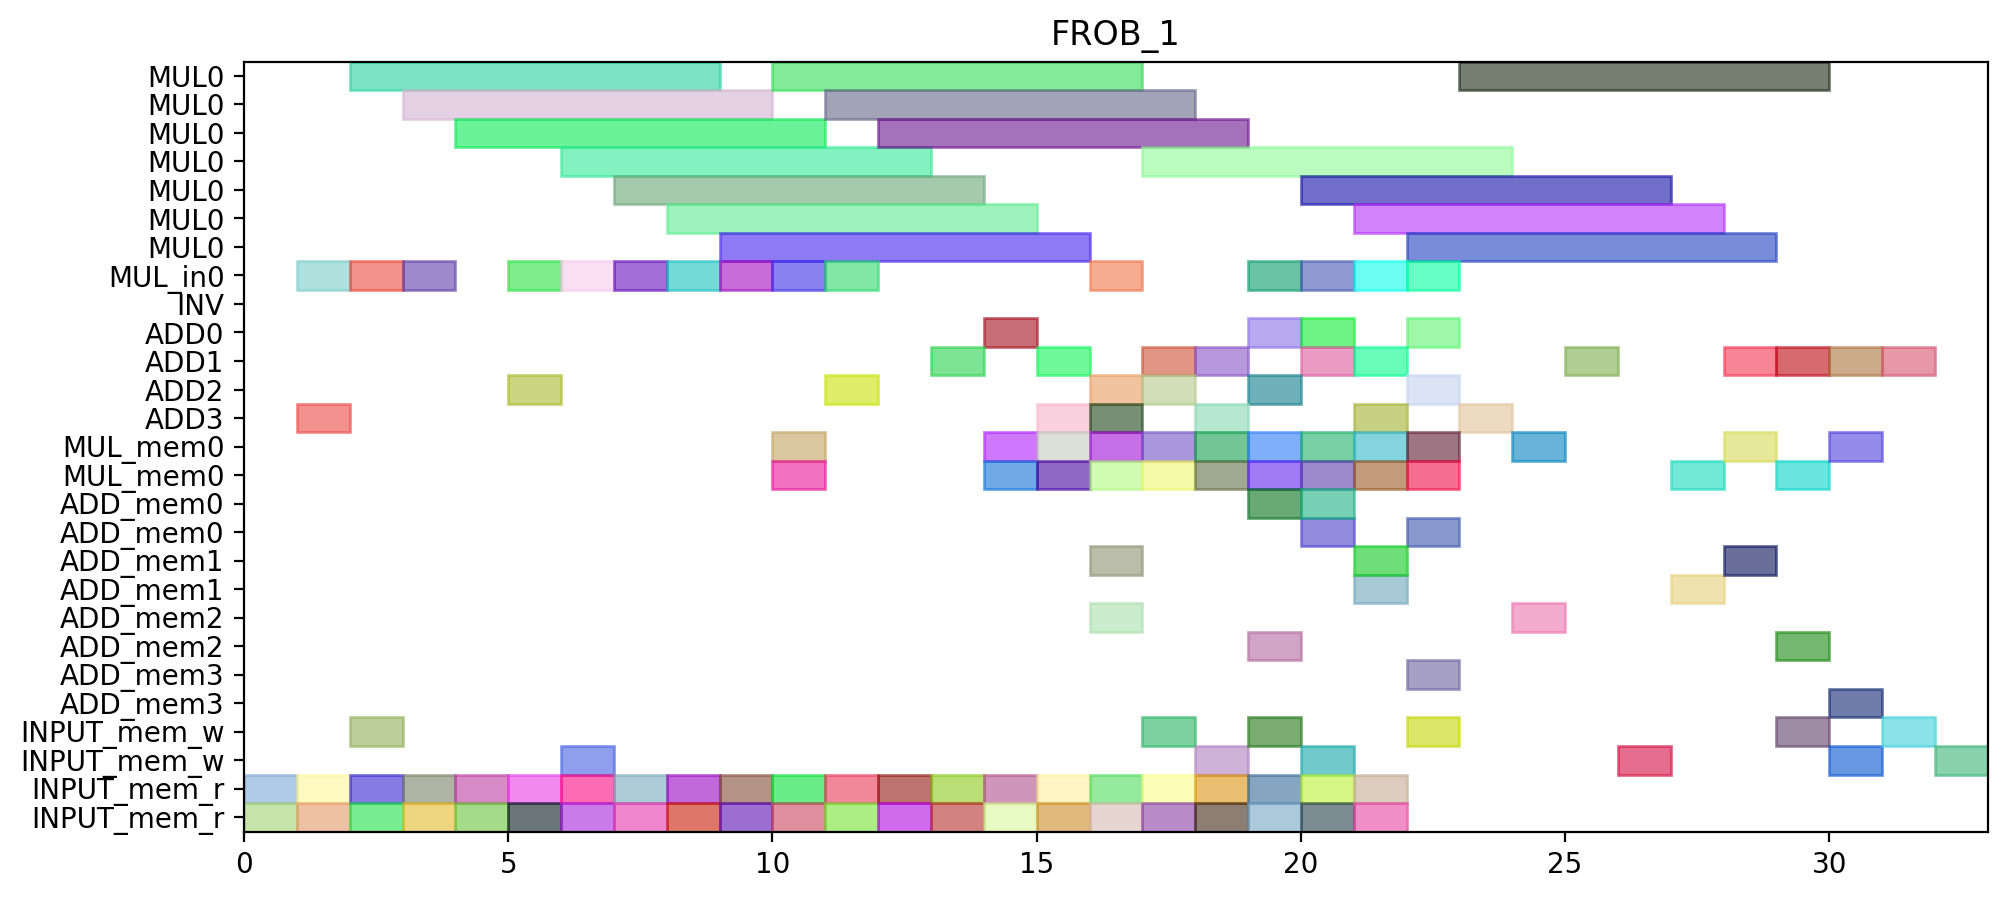

The Python source for this figure:
from pyschedule import Scenario, solvers, plotters, alt


def solve():
	horizon = 113
	S = Scenario("FROB_1", horizon=horizon)

	# resource
	MUL = S.Resources('MUL', num=1, size=7)
	MUL_in = S.Resources('MUL_in', num=1)
	INV = S.Resource('INV')
	ADD = S.Resources('ADD', num=4, periods=range(1, horizon))
	MUL_mem = S.Resources('MUL_mem', num=1, size=2)
	ADD_mem = S.Resources('ADD_mem', num=4, size=2)
	INPUT_mem_w = S.Resource('INPUT_mem_w', size=2)
	INPUT_mem_r = S.Resource('INPUT_mem_r', size=2)

	# result of previous scheduling
	c000_mem0 = S.Task('c000_mem0', length=1, delay_cost=1)
	S += c000_mem0 >= 0
	c000_mem0 += INPUT_mem_r

	c000_mem1 = S.Task('c000_mem1', length=1, delay_cost=1)
	S += c000_mem1 >= 0
	c000_mem1 += INPUT_mem_r

	c000 = S.Task('c000', length=1, delay_cost=1)
	S += c000 >= 1
	c000 += ADD[3]

	c10_t0_in = S.Task('c10_t0_in', length=1, delay_cost=1)
	S += c10_t0_in >= 1
	c10_t0_in += MUL_in[0]

	c10_t0_mem0 = S.Task('c10_t0_mem0', length=1, delay_cost=1)
	S += c10_t0_mem0 >= 1
	c10_t0_mem0 += INPUT_mem_r

	c10_t0_mem1 = S.Task('c10_t0_mem1', length=1, delay_cost=1)
	S += c10_t0_mem1 >= 1
	c10_t0_mem1 += INPUT_mem_r

	c000_w = S.Task('c000_w', length=1, delay_cost=1)
	S += c000_w >= 2
	c000_w += INPUT_mem_w

	c10_t0 = S.Task('c10_t0', length=7, delay_cost=1)
	S += c10_t0 >= 2
	c10_t0 += MUL[0]

	c11_t0_in = S.Task('c11_t0_in', length=1, delay_cost=1)
	S += c11_t0_in >= 2
	c11_t0_in += MUL_in[0]

	c11_t0_mem0 = S.Task('c11_t0_mem0', length=1, delay_cost=1)
	S += c11_t0_mem0 >= 2
	c11_t0_mem0 += INPUT_mem_r

	c11_t0_mem1 = S.Task('c11_t0_mem1', length=1, delay_cost=1)
	S += c11_t0_mem1 >= 2
	c11_t0_mem1 += INPUT_mem_r

	c11_t0 = S.Task('c11_t0', length=7, delay_cost=1)
	S += c11_t0 >= 3
	c11_t0 += MUL[0]

	c11_t1_in = S.Task('c11_t1_in', length=1, delay_cost=1)
	S += c11_t1_in >= 3
	c11_t1_in += MUL_in[0]

	c11_t1_mem0 = S.Task('c11_t1_mem0', length=1, delay_cost=1)
	S += c11_t1_mem0 >= 3
	c11_t1_mem0 += INPUT_mem_r

	c11_t1_mem1 = S.Task('c11_t1_mem1', length=1, delay_cost=1)
	S += c11_t1_mem1 >= 3
	c11_t1_mem1 += INPUT_mem_r

	c001_mem0 = S.Task('c001_mem0', length=1, delay_cost=1)
	S += c001_mem0 >= 4
	c001_mem0 += INPUT_mem_r

	c001_mem1 = S.Task('c001_mem1', length=1, delay_cost=1)
	S += c001_mem1 >= 4
	c001_mem1 += INPUT_mem_r

	c11_t1 = S.Task('c11_t1', length=7, delay_cost=1)
	S += c11_t1 >= 4
	c11_t1 += MUL[0]

	c001 = S.Task('c001', length=1, delay_cost=1)
	S += c001 >= 5
	c001 += ADD[2]

	c20_t0_in = S.Task('c20_t0_in', length=1, delay_cost=1)
	S += c20_t0_in >= 5
	c20_t0_in += MUL_in[0]

	c20_t0_mem0 = S.Task('c20_t0_mem0', length=1, delay_cost=1)
	S += c20_t0_mem0 >= 5
	c20_t0_mem0 += INPUT_mem_r

	c20_t0_mem1 = S.Task('c20_t0_mem1', length=1, delay_cost=1)
	S += c20_t0_mem1 >= 5
	c20_t0_mem1 += INPUT_mem_r

	c001_w = S.Task('c001_w', length=1, delay_cost=1)
	S += c001_w >= 6
	c001_w += INPUT_mem_w

	c20_t0 = S.Task('c20_t0', length=7, delay_cost=1)
	S += c20_t0 >= 6
	c20_t0 += MUL[0]

	c21_t0_in = S.Task('c21_t0_in', length=1, delay_cost=1)
	S += c21_t0_in >= 6
	c21_t0_in += MUL_in[0]

	c21_t0_mem0 = S.Task('c21_t0_mem0', length=1, delay_cost=1)
	S += c21_t0_mem0 >= 6
	c21_t0_mem0 += INPUT_mem_r

	c21_t0_mem1 = S.Task('c21_t0_mem1', length=1, delay_cost=1)
	S += c21_t0_mem1 >= 6
	c21_t0_mem1 += INPUT_mem_r

	c21_t0 = S.Task('c21_t0', length=7, delay_cost=1)
	S += c21_t0 >= 7
	c21_t0 += MUL[0]

	c21_t1_in = S.Task('c21_t1_in', length=1, delay_cost=1)
	S += c21_t1_in >= 7
	c21_t1_in += MUL_in[0]

	c21_t1_mem0 = S.Task('c21_t1_mem0', length=1, delay_cost=1)
	S += c21_t1_mem0 >= 7
	c21_t1_mem0 += INPUT_mem_r

	c21_t1_mem1 = S.Task('c21_t1_mem1', length=1, delay_cost=1)
	S += c21_t1_mem1 >= 7
	c21_t1_mem1 += INPUT_mem_r

	c20_t1_in = S.Task('c20_t1_in', length=1, delay_cost=1)
	S += c20_t1_in >= 8
	c20_t1_in += MUL_in[0]

	c20_t1_mem0 = S.Task('c20_t1_mem0', length=1, delay_cost=1)
	S += c20_t1_mem0 >= 8
	c20_t1_mem0 += INPUT_mem_r

	c20_t1_mem1 = S.Task('c20_t1_mem1', length=1, delay_cost=1)
	S += c20_t1_mem1 >= 8
	c20_t1_mem1 += INPUT_mem_r

	c21_t1 = S.Task('c21_t1', length=7, delay_cost=1)
	S += c21_t1 >= 8
	c21_t1 += MUL[0]

	c10_t1_in = S.Task('c10_t1_in', length=1, delay_cost=1)
	S += c10_t1_in >= 9
	c10_t1_in += MUL_in[0]

	c10_t1_mem0 = S.Task('c10_t1_mem0', length=1, delay_cost=1)
	S += c10_t1_mem0 >= 9
	c10_t1_mem0 += INPUT_mem_r

	c10_t1_mem1 = S.Task('c10_t1_mem1', length=1, delay_cost=1)
	S += c10_t1_mem1 >= 9
	c10_t1_mem1 += INPUT_mem_r

	c20_t1 = S.Task('c20_t1', length=7, delay_cost=1)
	S += c20_t1 >= 9
	c20_t1 += MUL[0]

	c01_t1_in = S.Task('c01_t1_in', length=1, delay_cost=1)
	S += c01_t1_in >= 10
	c01_t1_in += MUL_in[0]

	c01_t1_mem0 = S.Task('c01_t1_mem0', length=1, delay_cost=1)
	S += c01_t1_mem0 >= 10
	c01_t1_mem0 += INPUT_mem_r

	c01_t1_mem1 = S.Task('c01_t1_mem1', length=1, delay_cost=1)
	S += c01_t1_mem1 >= 10
	c01_t1_mem1 += INPUT_mem_r

	c10_t1 = S.Task('c10_t1', length=7, delay_cost=1)
	S += c10_t1 >= 10
	c10_t1 += MUL[0]

	c01_t0_in = S.Task('c01_t0_in', length=1, delay_cost=1)
	S += c01_t0_in >= 11
	c01_t0_in += MUL_in[0]

	c01_t0_mem0 = S.Task('c01_t0_mem0', length=1, delay_cost=1)
	S += c01_t0_mem0 >= 11
	c01_t0_mem0 += INPUT_mem_r

	c01_t0_mem1 = S.Task('c01_t0_mem1', length=1, delay_cost=1)
	S += c01_t0_mem1 >= 11
	c01_t0_mem1 += INPUT_mem_r

	c01_t1 = S.Task('c01_t1', length=7, delay_cost=1)
	S += c01_t1 >= 11
	c01_t1 += MUL[0]

	c01_t0 = S.Task('c01_t0', length=7, delay_cost=1)
	S += c01_t0 >= 12
	c01_t0 += MUL[0]

	c20_t3_mem0 = S.Task('c20_t3_mem0', length=1, delay_cost=1)
	S += c20_t3_mem0 >= 12
	c20_t3_mem0 += INPUT_mem_r

	c20_t3_mem1 = S.Task('c20_t3_mem1', length=1, delay_cost=1)
	S += c20_t3_mem1 >= 12
	c20_t3_mem1 += INPUT_mem_r

	c01_t2_mem0 = S.Task('c01_t2_mem0', length=1, delay_cost=1)
	S += c01_t2_mem0 >= 13
	c01_t2_mem0 += INPUT_mem_r

	c01_t2_mem1 = S.Task('c01_t2_mem1', length=1, delay_cost=1)
	S += c01_t2_mem1 >= 13
	c01_t2_mem1 += INPUT_mem_r

	c20_t3 = S.Task('c20_t3', length=1, delay_cost=1)
	S += c20_t3 >= 13
	c20_t3 += ADD[1]

	c01_t2 = S.Task('c01_t2', length=1, delay_cost=1)
	S += c01_t2 >= 14
	c01_t2 += ADD[0]

	c10_t2_mem0 = S.Task('c10_t2_mem0', length=1, delay_cost=1)
	S += c10_t2_mem0 >= 14
	c10_t2_mem0 += INPUT_mem_r

	c10_t2_mem1 = S.Task('c10_t2_mem1', length=1, delay_cost=1)
	S += c10_t2_mem1 >= 14
	c10_t2_mem1 += INPUT_mem_r

	c10_t2 = S.Task('c10_t2', length=1, delay_cost=1)
	S += c10_t2 >= 15
	c10_t2 += ADD[3]

	c20_t2_mem0 = S.Task('c20_t2_mem0', length=1, delay_cost=1)
	S += c20_t2_mem0 >= 15
	c20_t2_mem0 += INPUT_mem_r

	c20_t2_mem1 = S.Task('c20_t2_mem1', length=1, delay_cost=1)
	S += c20_t2_mem1 >= 15
	c20_t2_mem1 += INPUT_mem_r

	c20_t2 = S.Task('c20_t2', length=1, delay_cost=1)
	S += c20_t2 >= 16
	c20_t2 += ADD[2]

	c21_t2_mem0 = S.Task('c21_t2_mem0', length=1, delay_cost=1)
	S += c21_t2_mem0 >= 16
	c21_t2_mem0 += INPUT_mem_r

	c21_t2_mem1 = S.Task('c21_t2_mem1', length=1, delay_cost=1)
	S += c21_t2_mem1 >= 16
	c21_t2_mem1 += INPUT_mem_r

	c11_t3_mem0 = S.Task('c11_t3_mem0', length=1, delay_cost=1)
	S += c11_t3_mem0 >= 17
	c11_t3_mem0 += INPUT_mem_r

	c11_t3_mem1 = S.Task('c11_t3_mem1', length=1, delay_cost=1)
	S += c11_t3_mem1 >= 17
	c11_t3_mem1 += INPUT_mem_r

	c21_t2 = S.Task('c21_t2', length=1, delay_cost=1)
	S += c21_t2 >= 17
	c21_t2 += ADD[2]

	c11_t3 = S.Task('c11_t3', length=1, delay_cost=1)
	S += c11_t3 >= 18
	c11_t3 += ADD[1]

	c21_t3_mem0 = S.Task('c21_t3_mem0', length=1, delay_cost=1)
	S += c21_t3_mem0 >= 18
	c21_t3_mem0 += INPUT_mem_r

	c21_t3_mem1 = S.Task('c21_t3_mem1', length=1, delay_cost=1)
	S += c21_t3_mem1 >= 18
	c21_t3_mem1 += INPUT_mem_r

	c01_t3_mem0 = S.Task('c01_t3_mem0', length=1, delay_cost=1)
	S += c01_t3_mem0 >= 19
	c01_t3_mem0 += INPUT_mem_r

	c01_t3_mem1 = S.Task('c01_t3_mem1', length=1, delay_cost=1)
	S += c01_t3_mem1 >= 19
	c01_t3_mem1 += INPUT_mem_r

	c21_t3 = S.Task('c21_t3', length=1, delay_cost=1)
	S += c21_t3 >= 19
	c21_t3 += ADD[0]

	c01_t3 = S.Task('c01_t3', length=1, delay_cost=1)
	S += c01_t3 >= 20
	c01_t3 += ADD[0]

	c11_t2_mem0 = S.Task('c11_t2_mem0', length=1, delay_cost=1)
	S += c11_t2_mem0 >= 20
	c11_t2_mem0 += INPUT_mem_r

	c11_t2_mem1 = S.Task('c11_t2_mem1', length=1, delay_cost=1)
	S += c11_t2_mem1 >= 20
	c11_t2_mem1 += INPUT_mem_r

	c10_t3_mem0 = S.Task('c10_t3_mem0', length=1, delay_cost=1)
	S += c10_t3_mem0 >= 21
	c10_t3_mem0 += INPUT_mem_r

	c10_t3_mem1 = S.Task('c10_t3_mem1', length=1, delay_cost=1)
	S += c10_t3_mem1 >= 21
	c10_t3_mem1 += INPUT_mem_r

	c11_t2 = S.Task('c11_t2', length=1, delay_cost=1)
	S += c11_t2 >= 21
	c11_t2 += ADD[1]

	c10_t3 = S.Task('c10_t3', length=1, delay_cost=1)
	S += c10_t3 >= 22
	c10_t3 += ADD[0]


	# new tasks
	c10_t4_in = S.Task('c10_t4_in', length=1, delay_cost=1)
	c10_t4_in += alt(MUL_in)
	c10_t4 = S.Task('c10_t4', length=7, delay_cost=1)
	c10_t4 += alt(MUL)
	S += c10_t4>=c10_t4_in

	c10_t4_mem0 = S.Task('c10_t4_mem0', length=1, delay_cost=1)
	c10_t4_mem0 += ADD_mem[3]
	S += 15 < c10_t4_mem0
	S += c10_t4_mem0 <= c10_t4

	c10_t4_mem1 = S.Task('c10_t4_mem1', length=1, delay_cost=1)
	c10_t4_mem1 += ADD_mem[0]
	S += 22 < c10_t4_mem1
	S += c10_t4_mem1 <= c10_t4

	c100 = S.Task('c100', length=1, delay_cost=1)
	c100 += alt(ADD)

	S += 15<c100

	c100_mem0 = S.Task('c100_mem0', length=1, delay_cost=1)
	c100_mem0 += MUL_mem[0]
	S += 8 < c100_mem0
	S += c100_mem0 <= c100

	c100_mem1 = S.Task('c100_mem1', length=1, delay_cost=1)
	c100_mem1 += MUL_mem[0]
	S += 16 < c100_mem1
	S += c100_mem1 <= c100

	c100_w = S.Task('c100_w', length=1, delay_cost=1)
	c100_w += alt(INPUT_mem_w)
	S += c100 <= c100_w

	c10_t5 = S.Task('c10_t5', length=1, delay_cost=1)
	c10_t5 += alt(ADD)

	c10_t5_mem0 = S.Task('c10_t5_mem0', length=1, delay_cost=1)
	c10_t5_mem0 += MUL_mem[0]
	S += 8 < c10_t5_mem0
	S += c10_t5_mem0 <= c10_t5

	c10_t5_mem1 = S.Task('c10_t5_mem1', length=1, delay_cost=1)
	c10_t5_mem1 += MUL_mem[0]
	S += 16 < c10_t5_mem1
	S += c10_t5_mem1 <= c10_t5

	c20_t4_in = S.Task('c20_t4_in', length=1, delay_cost=1)
	c20_t4_in += alt(MUL_in)
	c20_t4 = S.Task('c20_t4', length=7, delay_cost=1)
	c20_t4 += alt(MUL)
	S += c20_t4>=c20_t4_in

	c20_t4_mem0 = S.Task('c20_t4_mem0', length=1, delay_cost=1)
	c20_t4_mem0 += ADD_mem[2]
	S += 16 < c20_t4_mem0
	S += c20_t4_mem0 <= c20_t4

	c20_t4_mem1 = S.Task('c20_t4_mem1', length=1, delay_cost=1)
	c20_t4_mem1 += ADD_mem[1]
	S += 13 < c20_t4_mem1
	S += c20_t4_mem1 <= c20_t4

	c200 = S.Task('c200', length=1, delay_cost=1)
	c200 += alt(ADD)

	S += 16<c200

	c200_mem0 = S.Task('c200_mem0', length=1, delay_cost=1)
	c200_mem0 += MUL_mem[0]
	S += 12 < c200_mem0
	S += c200_mem0 <= c200

	c200_mem1 = S.Task('c200_mem1', length=1, delay_cost=1)
	c200_mem1 += MUL_mem[0]
	S += 15 < c200_mem1
	S += c200_mem1 <= c200

	c200_w = S.Task('c200_w', length=1, delay_cost=1)
	c200_w += alt(INPUT_mem_w)
	S += c200 <= c200_w

	c20_t5 = S.Task('c20_t5', length=1, delay_cost=1)
	c20_t5 += alt(ADD)

	c20_t5_mem0 = S.Task('c20_t5_mem0', length=1, delay_cost=1)
	c20_t5_mem0 += MUL_mem[0]
	S += 12 < c20_t5_mem0
	S += c20_t5_mem0 <= c20_t5

	c20_t5_mem1 = S.Task('c20_t5_mem1', length=1, delay_cost=1)
	c20_t5_mem1 += MUL_mem[0]
	S += 15 < c20_t5_mem1
	S += c20_t5_mem1 <= c20_t5

	c01_t4_in = S.Task('c01_t4_in', length=1, delay_cost=1)
	c01_t4_in += alt(MUL_in)
	c01_t4 = S.Task('c01_t4', length=7, delay_cost=1)
	c01_t4 += alt(MUL)
	S += c01_t4>=c01_t4_in

	c01_t4_mem0 = S.Task('c01_t4_mem0', length=1, delay_cost=1)
	c01_t4_mem0 += ADD_mem[0]
	S += 14 < c01_t4_mem0
	S += c01_t4_mem0 <= c01_t4

	c01_t4_mem1 = S.Task('c01_t4_mem1', length=1, delay_cost=1)
	c01_t4_mem1 += ADD_mem[0]
	S += 20 < c01_t4_mem1
	S += c01_t4_mem1 <= c01_t4

	c010 = S.Task('c010', length=1, delay_cost=1)
	c010 += alt(ADD)

	S += 14<c010

	c010_mem0 = S.Task('c010_mem0', length=1, delay_cost=1)
	c010_mem0 += MUL_mem[0]
	S += 18 < c010_mem0
	S += c010_mem0 <= c010

	c010_mem1 = S.Task('c010_mem1', length=1, delay_cost=1)
	c010_mem1 += MUL_mem[0]
	S += 17 < c010_mem1
	S += c010_mem1 <= c010

	c010_w = S.Task('c010_w', length=1, delay_cost=1)
	c010_w += alt(INPUT_mem_w)
	S += c010 <= c010_w

	c01_t5 = S.Task('c01_t5', length=1, delay_cost=1)
	c01_t5 += alt(ADD)

	c01_t5_mem0 = S.Task('c01_t5_mem0', length=1, delay_cost=1)
	c01_t5_mem0 += MUL_mem[0]
	S += 18 < c01_t5_mem0
	S += c01_t5_mem0 <= c01_t5

	c01_t5_mem1 = S.Task('c01_t5_mem1', length=1, delay_cost=1)
	c01_t5_mem1 += MUL_mem[0]
	S += 17 < c01_t5_mem1
	S += c01_t5_mem1 <= c01_t5

	c11_t4_in = S.Task('c11_t4_in', length=1, delay_cost=1)
	c11_t4_in += alt(MUL_in)
	c11_t4 = S.Task('c11_t4', length=7, delay_cost=1)
	c11_t4 += alt(MUL)
	S += c11_t4>=c11_t4_in

	c11_t4_mem0 = S.Task('c11_t4_mem0', length=1, delay_cost=1)
	c11_t4_mem0 += ADD_mem[1]
	S += 21 < c11_t4_mem0
	S += c11_t4_mem0 <= c11_t4

	c11_t4_mem1 = S.Task('c11_t4_mem1', length=1, delay_cost=1)
	c11_t4_mem1 += ADD_mem[1]
	S += 18 < c11_t4_mem1
	S += c11_t4_mem1 <= c11_t4

	c110 = S.Task('c110', length=1, delay_cost=1)
	c110 += alt(ADD)

	S += 21<c110

	c110_mem0 = S.Task('c110_mem0', length=1, delay_cost=1)
	c110_mem0 += MUL_mem[0]
	S += 9 < c110_mem0
	S += c110_mem0 <= c110

	c110_mem1 = S.Task('c110_mem1', length=1, delay_cost=1)
	c110_mem1 += MUL_mem[0]
	S += 10 < c110_mem1
	S += c110_mem1 <= c110

	c110_w = S.Task('c110_w', length=1, delay_cost=1)
	c110_w += alt(INPUT_mem_w)
	S += c110 <= c110_w

	c11_t5 = S.Task('c11_t5', length=1, delay_cost=1)
	c11_t5 += alt(ADD)

	c11_t5_mem0 = S.Task('c11_t5_mem0', length=1, delay_cost=1)
	c11_t5_mem0 += MUL_mem[0]
	S += 9 < c11_t5_mem0
	S += c11_t5_mem0 <= c11_t5

	c11_t5_mem1 = S.Task('c11_t5_mem1', length=1, delay_cost=1)
	c11_t5_mem1 += MUL_mem[0]
	S += 10 < c11_t5_mem1
	S += c11_t5_mem1 <= c11_t5

	c21_t4_in = S.Task('c21_t4_in', length=1, delay_cost=1)
	c21_t4_in += alt(MUL_in)
	c21_t4 = S.Task('c21_t4', length=7, delay_cost=1)
	c21_t4 += alt(MUL)
	S += c21_t4>=c21_t4_in

	c21_t4_mem0 = S.Task('c21_t4_mem0', length=1, delay_cost=1)
	c21_t4_mem0 += ADD_mem[2]
	S += 17 < c21_t4_mem0
	S += c21_t4_mem0 <= c21_t4

	c21_t4_mem1 = S.Task('c21_t4_mem1', length=1, delay_cost=1)
	c21_t4_mem1 += ADD_mem[0]
	S += 19 < c21_t4_mem1
	S += c21_t4_mem1 <= c21_t4

	c210 = S.Task('c210', length=1, delay_cost=1)
	c210 += alt(ADD)

	S += 17<c210

	c210_mem0 = S.Task('c210_mem0', length=1, delay_cost=1)
	c210_mem0 += MUL_mem[0]
	S += 13 < c210_mem0
	S += c210_mem0 <= c210

	c210_mem1 = S.Task('c210_mem1', length=1, delay_cost=1)
	c210_mem1 += MUL_mem[0]
	S += 14 < c210_mem1
	S += c210_mem1 <= c210

	c210_w = S.Task('c210_w', length=1, delay_cost=1)
	c210_w += alt(INPUT_mem_w)
	S += c210 <= c210_w

	c21_t5 = S.Task('c21_t5', length=1, delay_cost=1)
	c21_t5 += alt(ADD)

	c21_t5_mem0 = S.Task('c21_t5_mem0', length=1, delay_cost=1)
	c21_t5_mem0 += MUL_mem[0]
	S += 13 < c21_t5_mem0
	S += c21_t5_mem0 <= c21_t5

	c21_t5_mem1 = S.Task('c21_t5_mem1', length=1, delay_cost=1)
	c21_t5_mem1 += MUL_mem[0]
	S += 14 < c21_t5_mem1
	S += c21_t5_mem1 <= c21_t5

	c101 = S.Task('c101', length=1, delay_cost=1)
	c101 += alt(ADD)

	S += 15<c101

	c101_mem0 = S.Task('c101_mem0', length=1, delay_cost=1)
	c101_mem0 += alt(MUL_mem)
	S += (c10_t4*MUL[0]) < c101_mem0*MUL_mem[0]
	S += c101_mem0 <= c101

	c101_mem1 = S.Task('c101_mem1', length=1, delay_cost=1)
	c101_mem1 += alt(ADD_mem)
	S += (c10_t5*ADD[0]) < c101_mem1*ADD_mem[0]
	S += (c10_t5*ADD[1]) < c101_mem1*ADD_mem[1]
	S += (c10_t5*ADD[2]) < c101_mem1*ADD_mem[2]
	S += (c10_t5*ADD[3]) < c101_mem1*ADD_mem[3]
	S += c101_mem1 <= c101

	c101_w = S.Task('c101_w', length=1, delay_cost=1)
	c101_w += alt(INPUT_mem_w)
	S += c101 <= c101_w

	c201 = S.Task('c201', length=1, delay_cost=1)
	c201 += alt(ADD)

	S += 16<c201

	c201_mem0 = S.Task('c201_mem0', length=1, delay_cost=1)
	c201_mem0 += alt(MUL_mem)
	S += (c20_t4*MUL[0]) < c201_mem0*MUL_mem[0]
	S += c201_mem0 <= c201

	c201_mem1 = S.Task('c201_mem1', length=1, delay_cost=1)
	c201_mem1 += alt(ADD_mem)
	S += (c20_t5*ADD[0]) < c201_mem1*ADD_mem[0]
	S += (c20_t5*ADD[1]) < c201_mem1*ADD_mem[1]
	S += (c20_t5*ADD[2]) < c201_mem1*ADD_mem[2]
	S += (c20_t5*ADD[3]) < c201_mem1*ADD_mem[3]
	S += c201_mem1 <= c201

	c201_w = S.Task('c201_w', length=1, delay_cost=1)
	c201_w += alt(INPUT_mem_w)
	S += c201 <= c201_w

	c011 = S.Task('c011', length=1, delay_cost=1)
	c011 += alt(ADD)

	S += 14<c011

	c011_mem0 = S.Task('c011_mem0', length=1, delay_cost=1)
	c011_mem0 += alt(MUL_mem)
	S += (c01_t4*MUL[0]) < c011_mem0*MUL_mem[0]
	S += c011_mem0 <= c011

	c011_mem1 = S.Task('c011_mem1', length=1, delay_cost=1)
	c011_mem1 += alt(ADD_mem)
	S += (c01_t5*ADD[0]) < c011_mem1*ADD_mem[0]
	S += (c01_t5*ADD[1]) < c011_mem1*ADD_mem[1]
	S += (c01_t5*ADD[2]) < c011_mem1*ADD_mem[2]
	S += (c01_t5*ADD[3]) < c011_mem1*ADD_mem[3]
	S += c011_mem1 <= c011

	c011_w = S.Task('c011_w', length=1, delay_cost=1)
	c011_w += alt(INPUT_mem_w)
	S += c011 <= c011_w

	c111 = S.Task('c111', length=1, delay_cost=1)
	c111 += alt(ADD)

	S += 21<c111

	c111_mem0 = S.Task('c111_mem0', length=1, delay_cost=1)
	c111_mem0 += alt(MUL_mem)
	S += (c11_t4*MUL[0]) < c111_mem0*MUL_mem[0]
	S += c111_mem0 <= c111

	c111_mem1 = S.Task('c111_mem1', length=1, delay_cost=1)
	c111_mem1 += alt(ADD_mem)
	S += (c11_t5*ADD[0]) < c111_mem1*ADD_mem[0]
	S += (c11_t5*ADD[1]) < c111_mem1*ADD_mem[1]
	S += (c11_t5*ADD[2]) < c111_mem1*ADD_mem[2]
	S += (c11_t5*ADD[3]) < c111_mem1*ADD_mem[3]
	S += c111_mem1 <= c111

	c111_w = S.Task('c111_w', length=1, delay_cost=1)
	c111_w += alt(INPUT_mem_w)
	S += c111 <= c111_w

	c211 = S.Task('c211', length=1, delay_cost=1)
	c211 += alt(ADD)

	S += 17<c211

	c211_mem0 = S.Task('c211_mem0', length=1, delay_cost=1)
	c211_mem0 += alt(MUL_mem)
	S += (c21_t4*MUL[0]) < c211_mem0*MUL_mem[0]
	S += c211_mem0 <= c211

	c211_mem1 = S.Task('c211_mem1', length=1, delay_cost=1)
	c211_mem1 += alt(ADD_mem)
	S += (c21_t5*ADD[0]) < c211_mem1*ADD_mem[0]
	S += (c21_t5*ADD[1]) < c211_mem1*ADD_mem[1]
	S += (c21_t5*ADD[2]) < c211_mem1*ADD_mem[2]
	S += (c21_t5*ADD[3]) < c211_mem1*ADD_mem[3]
	S += c211_mem1 <= c211

	c211_w = S.Task('c211_w', length=1, delay_cost=1)
	c211_w += alt(INPUT_mem_w)
	S += c211 <= c211_w

	solvers.mip.solve(S,msg=1,kind='CPLEX',ratio_gap=1.01)

	solution = [['hoge']*len(S.solution()[1]) for i in range(len(S.solution()))]
	for i in range(len(S.solution())):
		for j in range(len(S.solution()[i])):
			solution[i][j]=str(S.solution()[i][j])
	print(solution)

	cycles = int(solution[-1][3])

	pic_file_name = "/home/mfukuda/pairing_automation_design2/bls12-638/scheduling/FROB_mul1_add4/FROB_1.png"
	if(S.solution() != []):
		plotters.matplotlib.plot(S,img_filename=pic_file_name, vertical_text=True, fig_size=(cycles*0.25+3, 5), show_task_labels=False)

	return solution
